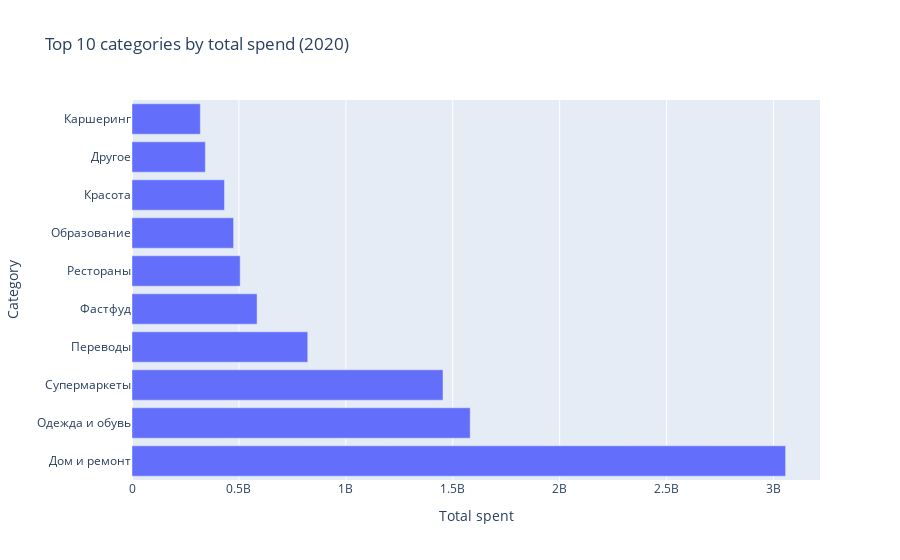

The code cell stored with this chart in its notebook:
### Markdown cell above
### Топ категорий по суммарным расходам (2020)

Горизонтальная столбчатая диаграмма показывает топ-10 категорий по общей сумме расходов за 2020 год.  
Визуализация позволяет:
- быстро определить ключевые категории с наибольшим вкладом в общие траты
- сравнить масштабы расходов между категориями
- выделить основные направления потребительских расходов

### Code cell
TOP_N = 10

# считаем суммарные траты по категориям за весь период
top_cat = (
    df.groupby("name", as_index=False)["total_spent"]
    .sum()
    .sort_values("total_spent", ascending=False)
    .head(TOP_N)
)

# строим bar
fig = px.bar(
    top_cat,
    x="total_spent",
    y="name",
    orientation="h",
    title=f"Top {TOP_N} categories by total spend (2020)"
)

# немного улучшаем читаемость
fig.update_layout(yaxis_title="Category", xaxis_title="Total spent")
fig.show()

### Figure 1 — Plotly figure (JSON) as saved in the notebook; plotly's stock layout.template omitted (floating-point values rounded to 4 significant figures)
{"data": [{"hovertemplate": "total_spent=%{x}<br>name=%{y}<extra></extra>", "legendgroup": "", "marker": {"color": "#636efa", "pattern": {"shape": ""}}, "name": "", "orientation": "h", "showlegend": false, "textposition": "auto", "type": "bar", "x": [3056000000.0, 1581000000.0, 1454000000.0, 821900000.0, 584900000.0, 505900000.0, 475100000.0, 432500000.0, 343000000.0, 319400000.0], "xaxis": "x", "y": ["Дом и ремонт", "Одежда и обувь", "Супермаркеты", "Переводы", "Фастфуд", "Рестораны", "Образование", "Красота", "Другое", "Каршеринг"], "yaxis": "y"}], "layout": {"barmode": "relative", "legend": {"tracegroupgap": 0}, "title": {"text": "Top 10 categories by total spend (2020)"}, "xaxis": {"anchor": "y", "domain": [0, 1], "title": {"text": "Total spent"}}, "yaxis": {"anchor": "x", "domain": [0, 1], "title": {"text": "Category"}}}}
